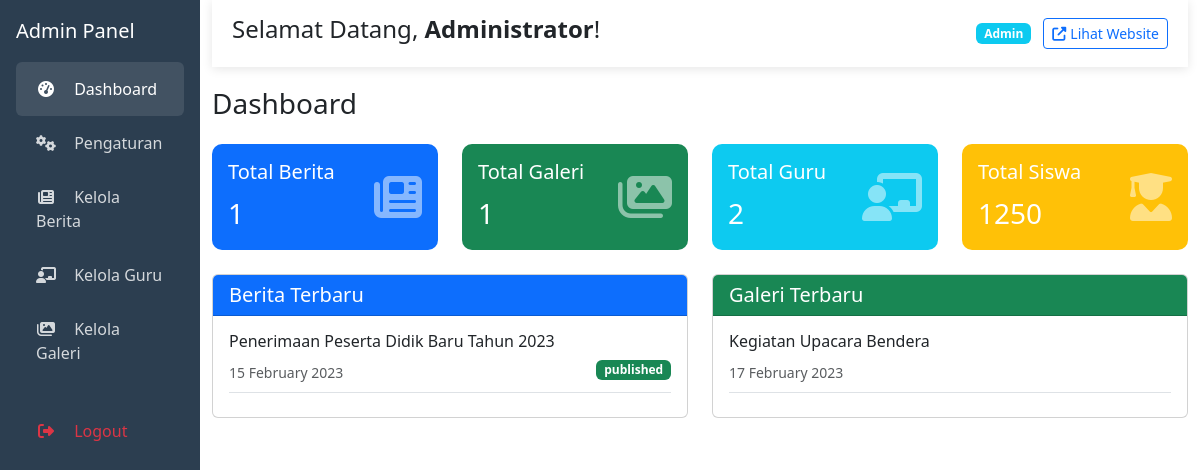
The app's page /admin.php (signed in) with its own data.
### tables this page shows
CREATE TABLE school_settings (
    id INT PRIMARY KEY AUTO_INCREMENT,
    name VARCHAR(255) NOT NULL,
    address TEXT NOT NULL,
    phone VARCHAR(50) NOT NULL,
    email VARCHAR(100) NOT NULL,
    vision TEXT NOT NULL,
    mission TEXT NOT NULL,
    total_students INT DEFAULT 0,
    hero_background TEXT,
    section_background TEXT,
    created_at TIMESTAMP DEFAULT CURRENT_TIMESTAMP,
    updated_at TIMESTAMP DEFAULT CURRENT_TIMESTAMP ON UPDATE CURRENT_TIMESTAMP
);

CREATE TABLE news (
    id INT PRIMARY KEY AUTO_INCREMENT,
    title VARCHAR(255) NOT NULL,
    content TEXT NOT NULL,
    image TEXT NOT NULL,
    date DATE NOT NULL,
    status ENUM('published', 'draft') DEFAULT 'published',
    created_at TIMESTAMP DEFAULT CURRENT_TIMESTAMP,
    updated_at TIMESTAMP DEFAULT CURRENT_TIMESTAMP ON UPDATE CURRENT_TIMESTAMP
);

CREATE TABLE gallery (
    id INT PRIMARY KEY AUTO_INCREMENT,
    title VARCHAR(255) NOT NULL,
    image TEXT NOT NULL,
    date DATE NOT NULL,
    created_at TIMESTAMP DEFAULT CURRENT_TIMESTAMP
);

### config/helpers.php (called while the page is built, shortened)
<?php
if (!function_exists('formatDate')) {
    function formatDate($dateString) {
        return date('d F Y', strtotime($dateString));
    }
}
?>

### admin.php (the view, shortened to what this page needs)
<?php
require_once 'config/helpers.php';
$database = new Database();
$db = $database->getConnection();
$admin = $_SESSION['admin'];
$settings = $db->query("SELECT * FROM school_settings LIMIT 1")->fetch(PDO::FETCH_ASSOC);
$news = $db->query("SELECT * FROM news ORDER BY date DESC")->fetchAll(PDO::FETCH_ASSOC);
$gallery = $db->query("SELECT * FROM gallery ORDER BY date DESC")->fetchAll(PDO::FETCH_ASSOC);
$teachers = $db->query("SELECT * FROM teachers ORDER BY name ASC")->fetchAll(PDO::FETCH_ASSOC);
$admins = $db->query("SELECT * FROM admins ORDER BY id ASC")->fetchAll(PDO::FETCH_ASSOC);
?>
<!DOCTYPE html>
<html lang="id">
<head>
    <link href="https://cdn.jsdelivr.net/npm/bootstrap@5.3.0/dist/css/bootstrap.min.css" rel="stylesheet">
    <link rel="stylesheet" href="https://cdnjs.cloudflare.com/ajax/libs/font-awesome/6.4.0/css/all.min.css">
</head>
<body>
    <div class="container-fluid">
        <div class="row">
            <div class="col-md-3 col-lg-2 admin-sidebar">
                <div class="d-flex flex-column align-items-center align-items-sm-start px-3 pt-3 text-white min-vh-100">
                    <a href="index.php" class="d-flex align-items-center pb-3 mb-md-0 me-md-auto text-white text-decoration-none">
                        <span class="fs-5 d-none d-sm-inline">Admin Panel</span>
                    </a>
                    <ul class="nav nav-pills flex-column mb-sm-auto mb-0 align-items-center align-items-sm-start w-100" id="admin-menu">
                        <li class="nav-item w-100">
                            <button class="nav-link active" data-bs-toggle="tab" data-bs-target="#dashboard">
                                <i class="fas fa-tachometer-alt"></i> <span class="ms-1 d-none d-sm-inline">Dashboard</span>
                            </button>
                        </li>
                        <li class="nav-item w-100">
                            <button class="nav-link" data-bs-toggle="tab" data-bs-target="#settings">
                                <i class="fas fa-cogs"></i> <span class="ms-1 d-none d-sm-inline">Pengaturan</span>
                            </button>
                        </li>
                        <li class="nav-item w-100">
                            <button class="nav-link" data-bs-toggle="tab" data-bs-target="#news">
                                <i class="fas fa-newspaper"></i> <span class="ms-1 d-none d-sm-inline">Kelola Berita</span>
                            </button>
                        </li>
                        <li class="nav-item w-100">
                            <button class="nav-link" data-bs-toggle="tab" data-bs-target="#teachers">
                                <i class="fas fa-chalkboard-teacher"></i> <span class="ms-1 d-none d-sm-inline">Kelola Guru</span>
                            </button>
                        </li>
                        <li class="nav-item w-100">
                            <button class="nav-link" data-bs-toggle="tab" data-bs-target="#gallery">
                                <i class="fas fa-images"></i> <span class="ms-1 d-none d-sm-inline">Kelola Galeri</span>
                            </button>
                        </li>
                        <li class="nav-item w-100 mt-4">
                            <a href="?logout" class="nav-link text-danger">
                                <i class="fas fa-sign-out-alt"></i> <span class="ms-1 d-none d-sm-inline">Logout</span>
                            </a>
                        </li>
                    </ul>
                </div>
            </div>
            <div class="col-md-9 col-lg-10 admin-content">
                <div class="admin-header d-flex justify-content-between align-items-center">
                    <h4>Selamat Datang, <strong><?php echo $admin['fullname']; ?></strong>!</h4>
                    <div>
                        <span class="badge bg-<?php echo $admin['role'] === 'superadmin' ? 'warning' : 'info'; ?>">
                            <?php echo ucfirst($admin['role']); ?>
                        </span>
                        <a href="index.php" class="btn btn-sm btn-outline-primary ms-2">
                            <i class="fas fa-external-link-alt me-1"></i>Lihat Website
                        </a>
                    </div>
                </div>
                <div class="tab-content">
                    <div class="tab-pane fade show active" id="dashboard">
                        <h3 class="mb-4">Dashboard</h3>
                        <div class="row">
                            <div class="col-md-3 mb-4">
                                <div class="card stats-card text-white bg-primary">
                                    <div class="card-body">
                                        <div class="d-flex justify-content-between align-items-center">
                                            <div>
                                                <h5 class="card-title">Total Berita</h5>
                                                <p class="card-text fs-3"><?php echo count($news); ?></p>
                                            </div>
                                            <i class="fas fa-newspaper fa-3x opacity-50"></i>
                                        </div>
                                    </div>
                                </div>
                            </div>
                            <div class="col-md-3 mb-4">
                                <div class="card stats-card text-white bg-success">
                                    <div class="card-body">
                                        <div class="d-flex justify-content-between align-items-center">
                                            <div>
                                                <h5 class="card-title">Total Galeri</h5>
                                                <p class="card-text fs-3"><?php echo count($gallery); ?></p>
                                            </div>
                                            <i class="fas fa-images fa-3x opacity-50"></i>
                                        </div>
                                    </div>
                                </div>
                            </div>
                            <div class="col-md-3 mb-4">
                                <div class="card stats-card text-white bg-info">
                                    <div class="card-body">
                                        <div class="d-flex justify-content-between align-items-center">
                                            <div>
                                                <h5 class="card-title">Total Guru</h5>
                                                <p class="card-text fs-3"><?php echo count($teachers); ?></p>
                                            </div>
                                            <i class="fas fa-chalkboard-teacher fa-3x opacity-50"></i>
                                        </div>
                                    </div>
                                </div>
                            </div>
                            <div class="col-md-3 mb-4">
                                <div class="card stats-card text-white bg-warning">
                                    <div class="card-body">
                                        <div class="d-flex justify-content-between align-items-center">
                                            <div>
                                                <h5 class="card-title">Total Siswa</h5>
                                                <p class="card-text fs-3"><?php echo $settings['total_students']; ?></p>
                                            </div>
                                            <i class="fas fa-user-graduate fa-3x opacity-50"></i>
                                        </div>
                                    </div>
                                </div>
                            </div>
                        </div>
                        <div class="row">
                            <div class="col-md-6">
                                <div class="card">
                                    <div class="card-header bg-primary text-white">
                                        <h5 class="mb-0">Berita Terbaru</h5>
                                    </div>
                                    <div class="card-body">
                                        <?php if ($news): ?>
                                            <?php foreach (array_slice($news, 0, 5) as $item): ?>
                                                <div class="border-bottom pb-2 mb-2">
                                                    <h6><?php echo $item['title']; ?></h6>
                                                    <small class="text-muted"><?php echo formatDate($item['date']); ?></small>
                                                    <span class="badge bg-<?php echo $item['status'] === 'published' ? 'success' : 'secondary'; ?> float-end">
                                                        <?php echo $item['status']; ?>
                                                    </span>
                                                </div>
                                            <?php endforeach; ?>
                                        <?php else: ?>
                                            <p class="text-muted">Belum ada berita.</p>
                                        <?php endif; ?>
                                    </div>
                                </div>
                            </div>
                            <div class="col-md-6">
                                <div class="card">
                                    <div class="card-header bg-success text-white">
                                        <h5 class="mb-0">Galeri Terbaru</h5>
                                    </div>
                                    <div class="card-body">
                                        <?php if ($gallery): ?>
                                            <?php foreach (array_slice($gallery, 0, 5) as $item): ?>
                                                <div class="border-bottom pb-2 mb-2">
                                                    <h6><?php echo $item['title']; ?></h6>
                                                    <small class="text-muted"><?php echo formatDate($item['date']); ?></small>
                                                </div>
                                            <?php endforeach; ?>
                                        <?php else: ?>
                                            <p class="text-muted">Belum ada foto galeri.</p>
                                        <?php endif; ?>
                                    </div>
                                </div>
                            </div>
                        </div>
                    </div>
                </div>
            </div>
        </div>
    </div>
</body>
</html>

### admin.php (style rules this page uses)
:root { --primary: #2c3e50; --secondary: #3498db; --accent: #e74c3c; }
.admin-sidebar { background-color: var(--primary); color: white; min-height: 100vh; padding: 0; }
.admin-sidebar .nav-link { color: rgba(255,255,255,0.8); padding: 15px 20px; border-bottom: 1px solid rgba(255,255,255,0.1); transition: all 0.3s; border: none; background: none; width: 100%; text-align: left; }
.admin-sidebar .nav-link:hover, .admin-sidebar .nav-link.active { background-color: rgba(255,255,255,0.1); color: white; }
.admin-sidebar .nav-link i { margin-right: 10px; width: 20px; text-align: center; }
.admin-header { background-color: white; box-shadow: 0 2px 10px rgba(0,0,0,0.1); padding: 15px 20px; margin-bottom: 20px; }
.stats-card { border: none; border-radius: 10px; transition: transform 0.3s; }
.tab-content { min-height: 500px; }

### records on screen
school_settings: total_students "1250"
news: title "Penerimaan Peserta Didik Baru Tahun 2023", date "15 February 2023", status "published"
gallery: title "Kegiatan Upacara Bendera", date "17 February 2023"

### other values on screen
$admin['fullname'] "Administrator"
$admin['role'] "Admin"
count($news) "1"
count($gallery) "1"
count($teachers) "2"
